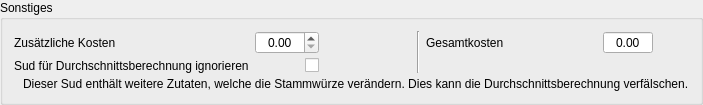
         <widget class="QGroupBox" name="groupBox_3">
          <property name="title">
           <string>Sonstiges</string>
          </property>
          <layout class="QGridLayout" name="gridLayout_6">
           <property name="verticalSpacing">
            <number>4</number>
           </property>
           <item row="1" column="0">
            <widget class="QLabel" name="label_165">
             <property name="text">
              <string>Sud für Durchschnittsberechnung ignorieren</string>
             </property>
            </widget>
           </item>
           <item row="0" column="3">
            <widget class="QLabel" name="label_78">
             <property name="minimumSize">
              <size>
               <width>50</width>
               <height>0</height>
              </size>
             </property>
             <property name="maximumSize">
              <size>
               <width>50</width>
               <height>16777215</height>
              </size>
             </property>
            </widget>
           </item>
           <item row="0" column="2">
            <widget class="QLabel" name="lblCurrency">
             <property name="minimumSize">
              <size>
               <width>30</width>
               <height>0</height>
              </size>
             </property>
            </widget>
           </item>
           <item row="3" column="0">
            <spacer name="horizontalSpacer_8">
             <property name="orientation">
              <enum>Qt::Horizontal</enum>
             </property>
             <property name="sizeHint" stdset="0">
              <size>
               <width>40</width>
               <height>0</height>
              </size>
             </property>
            </spacer>
           </item>
           <item row="1" column="1">
            <widget class="QCheckBox" name="cbDurchschnittIgnorieren">
             <property name="toolTip">
              <string>&lt;html&gt;&lt;head/&gt;&lt;body&gt;&lt;p&gt;Hier kann der einzelne &lt;span style=&quot; font-weight:600;&quot;&gt;Sud für Durschnittsberechnungen&lt;/span&gt; ignoriert werden.&lt;/p&gt;&lt;p&gt;Im &lt;span style=&quot; font-weight:600;&quot;&gt;Tab Ausrüstung&lt;/span&gt; ist die Durchschnittsberechung möglich sowie Filtermöglichkeiten für die Sude vorhanden.&lt;/p&gt;&lt;/body&gt;&lt;/html&gt;</string>
             </property>
             <property name="layoutDirection">
              <enum>Qt::RightToLeft</enum>
             </property>
            </widget>
           </item>
           <item row="0" column="7">
            <widget class="QLabel" name="lblCurrency2">
             <property name="minimumSize">
              <size>
               <width>30</width>
               <height>0</height>
              </size>
             </property>
            </widget>
           </item>
           <item row="0" column="0">
            <widget class="QLabel" name="label_58">
             <property name="text">
              <string>Zusätzliche Kosten</string>
             </property>
            </widget>
           </item>
           <item row="0" column="4" rowspan="2">
            <widget class="Line" name="line_13">
             <property name="orientation">
              <enum>Qt::Vertical</enum>
             </property>
            </widget>
           </item>
           <item row="0" column="5">
            <widget class="QLabel" name="label_4">
             <property name="text">
              <string>Gesamtkosten</string>
             </property>
            </widget>
           </item>
           <item row="0" column="6">
            <widget class="DoubleSpinBoxSud" name="tbKosten">
             <property name="minimumSize">
              <size>
               <width>50</width>
               <height>0</height>
              </size>
             </property>
             <property name="toolTip">
              <string>&lt;html&gt;&lt;head/&gt;&lt;body&gt;&lt;p&gt;Hier zeigt der Kleine Brauhelfer die &lt;span style=&quot; font-weight:600;&quot;&gt;Gesamtkosten pro Liter&lt;/span&gt; an.&lt;/p&gt;&lt;p&gt;Die Berechnung ergibt sich aus den &lt;span style=&quot; font-weight:600;&quot;&gt;Betriebskosten&lt;/span&gt; im Tab Ausrüstung sowie den eigentlichen &lt;span style=&quot; font-weight:600;&quot;&gt;Sudkosten&lt;/span&gt; (auch Rohstoffkosten, Nebenkosten, zusätzliche Kosten).&lt;/p&gt;&lt;/body&gt;&lt;/html&gt;</string>
             </property>
             <property name="alignment">
              <set>Qt::AlignCenter</set>
             </property>
             <property name="readOnly">
              <bool>true</bool>
             </property>
             <property name="buttonSymbols">
              <enum>QAbstractSpinBox::NoButtons</enum>
             </property>
             <property name="decimals">
              <number>2</number>
             </property>
             <property name="singleStep">
              <double>1.000000000000000</double>
             </property>
            </widget>
           </item>
           <item row="0" column="1">
            <widget class="DoubleSpinBoxSud" name="tbNebenkosten">
             <property name="minimumSize">
              <size>
               <width>60</width>
               <height>0</height>
              </size>
             </property>
             <property name="toolTip">
              <string>&lt;html&gt;&lt;head/&gt;&lt;body&gt;&lt;p&gt;Hier zeigt der Kleine Brauhelfer die &lt;span style=&quot; font-weight:600;&quot;&gt;Sudkosten&lt;/span&gt; an.&lt;/p&gt;&lt;p&gt;Unter Sudkosten verstehen sich die Rohstoffkosten, Nebenkosten und zusätzliche Kosten, die für den Sud spezifisch sind. Sie sind von regelmäßigen, planbaren Betriebskosten (Strom, Waser, Gas etc.) zu unterscheiden.&lt;/p&gt;&lt;p&gt;Dieses Feld findet sich auch identisch im Tab Abfülldaten.&lt;/p&gt;&lt;/body&gt;&lt;/html&gt;</string>
             </property>
             <property name="alignment">
              <set>Qt::AlignCenter</set>
             </property>
             <property name="decimals">
              <number>2</number>
             </property>
             <property name="minimum">
              <double>0.000000000000000</double>
             </property>
             <property name="maximum">
              <double>999.000000000000000</double>
             </property>
             <property name="singleStep">
              <double>0.010000000000000</double>
             </property>
            </widget>
           </item>
           <item row="3" column="5">
            <spacer name="horizontalSpacer_4">
             <property name="orientation">
              <enum>Qt::Horizontal</enum>
             </property>
             <property name="sizeHint" stdset="0">
              <size>
               <width>40</width>
               <height>0</height>
              </size>
             </property>
            </spacer>
           </item>
           <item row="2" column="0" colspan="8">
            <widget class="QLabel" name="lblWarnung">
             <property name="text">
              <string>Dieser Sud enthält weitere Zutaten, welche die Stammwürze verändern. Dies kann die Durchschnittsberechnung verfälschen.</string>
             </property>
             <property name="indent">
              <number>9</number>
             </property>
            </widget>
           </item>
          </layout>
         </widget>
